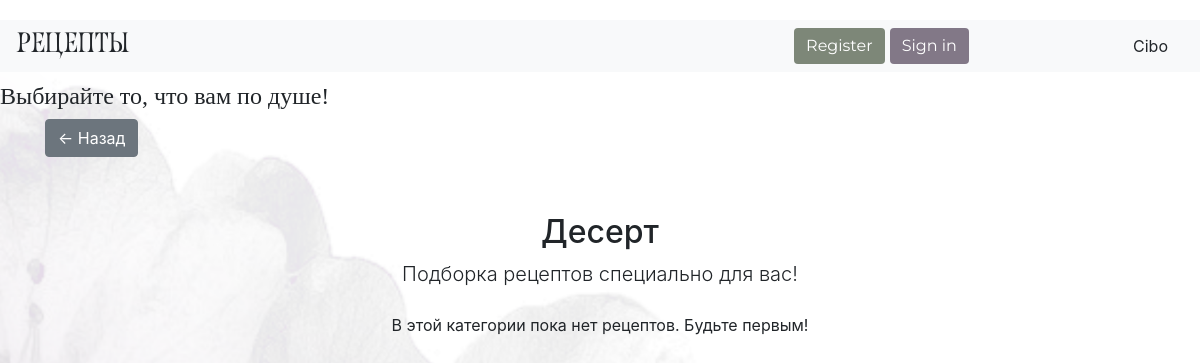
Page /recipes/dessert on the earlier database version.
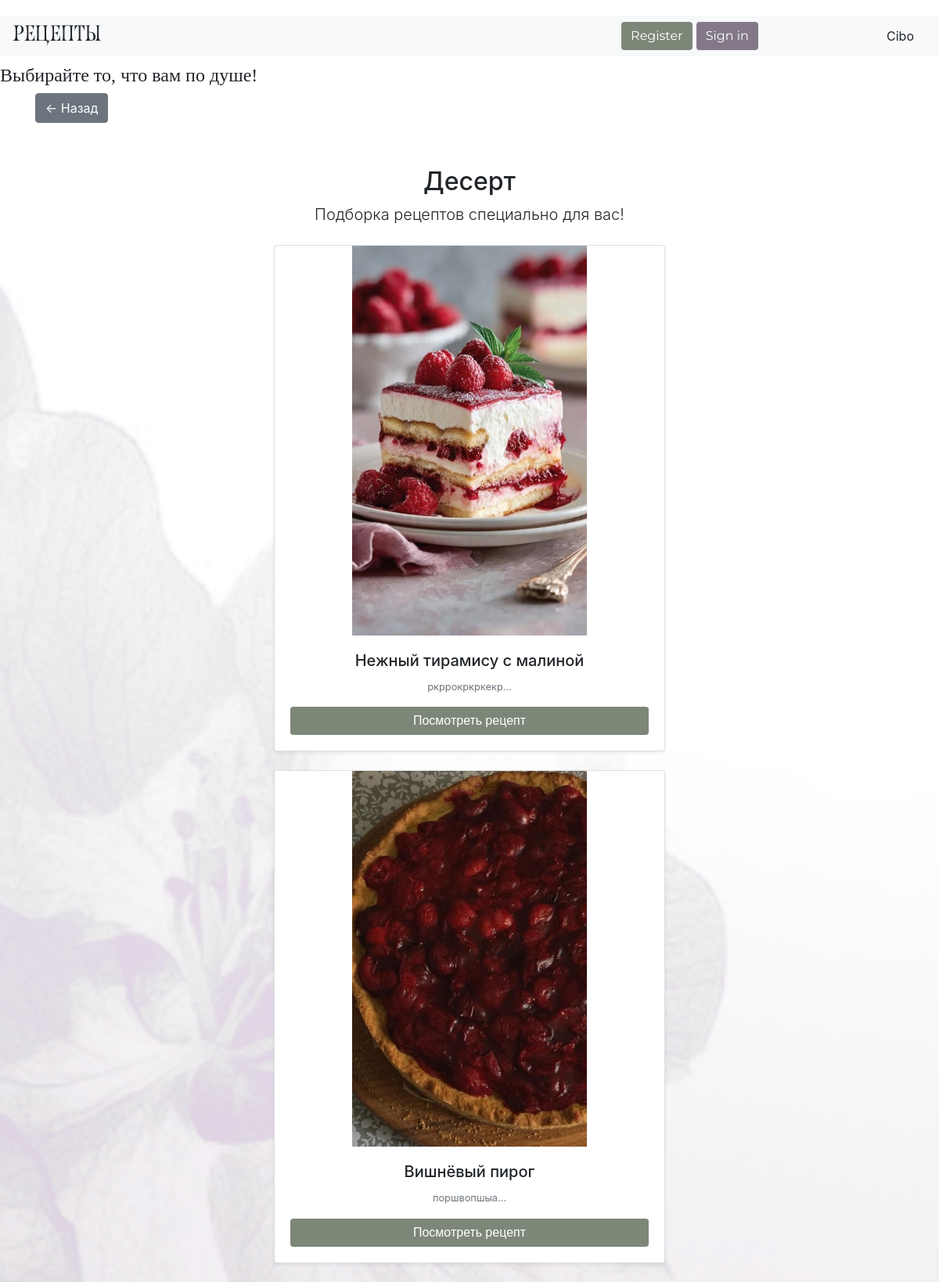
Same page on the later database version.
### data/recipes.py (models this page shows)
class Recipe(SqlAlchemyBase):
    __tablename__ = 'recipes'
    id = sa.Column(sa.Integer, primary_key=True, autoincrement=True)
    user_id = sa.Column(sa.Integer, sa.ForeignKey('users.id'))
    title = sa.Column(sa.String, nullable=True)
    text = sa.Column(sa.String, nullable=True)
    image = sa.Column(sa.String, nullable=True)
    category = sa.Column(sa.String, nullable=True)
    cuisine = sa.Column(sa.String, nullable=True)
    complexity = sa.Column(sa.Integer, nullable=True)
    ingredients = sa.Column(sa.String, nullable=False)
    cooking_time = sa.Column(sa.Integer, nullable=True)
    type = sa.Column(sa.String, nullable=True)
    likes = sa.Column(sa.Integer, default=0)
    views = sa.Column(sa.Integer, default=0)
    user = relationship("User", back_populates="recipes")

### main.py (the view)
@app.route('/recipes/dessert')
def recipes_dessert():
    recipes, category_title = get_recipes_by_category('Десерт')
    return render_template('category_recipes.html', recipes=recipes, category_title=category_title)

### data/db_session.py (called while the page is built)
def create_session() -> Session:
    global __factory
    return __factory()

### main.py (called while the page is built)
def get_recipes_by_category(category_name):
    session = create_session()
    recipes = session.query(Recipe).filter(Recipe.category.ilike(f'%{category_name}%')).all()
    return recipes, f"{category_name.capitalize()}"

### templates/category_recipes.html
{% extends "base.html" %}
{% block content %}
<a href="/" class="btn btn-secondary mb-3">← Назад</a>
<div class="container-fluid mt-3 text-center">
  <div class="row justify-content-center">
      <main class="col-md-9 col-lg-10 ps-md-3">
          <header class="my-4">
              <h2>{{ category_title }}</h2>
              <p class="lead">Подборка рецептов специально для вас!</p>
          </header>
          <div class="container">
              <div class="row g-4">
                  {% for recipe in recipes %}
                  <div class="col-12 text-center mb-4">
                      <div class="card shadow-sm mx-auto" style="max-width: 500px; display: flex; flex-direction: column;">
                          <div class="recipe-image-container">
                              <img src="{{ url_for('static', filename=recipe.image) }}" style="max-width:300px;">
                          </div>
                          <div class="card-body d-flex flex-column">
                              <h5 class="card-title text-truncate">{{ recipe.title }}</h5>
                              <p class="card-text flex-grow-1 text-muted small">{{ recipe.text[:150] + '...' }}</p>
                              <a href="{{ url_for('recipe_page', recipe_id=recipe.id) }}"
                                 class="btn btn-custom-green mt-auto w-100">
                                  Посмотреть рецепт
                              </a>
                          </div>
                      </div>
                  </div>
                  {% else %}
                  <div class="col-12 text-center">
                      <p>В этой категории пока нет рецептов. Будьте первым!</p>
                  </div>
                  {% endfor %}
              </div>
          </div>
      </main>
  </div>
</div>
{% endblock %}

Differences in the rows shown:
added Recipe: image (picture), title "Нежный тирамису с малиной", text "ркррокркркекр..."
added Recipe: image (picture), title "Вишнёвый пирог", text "поршвопшыа..."
Other differences:
text no longer shown: "В этой категории пока нет рецептов. Будьте первым!"
